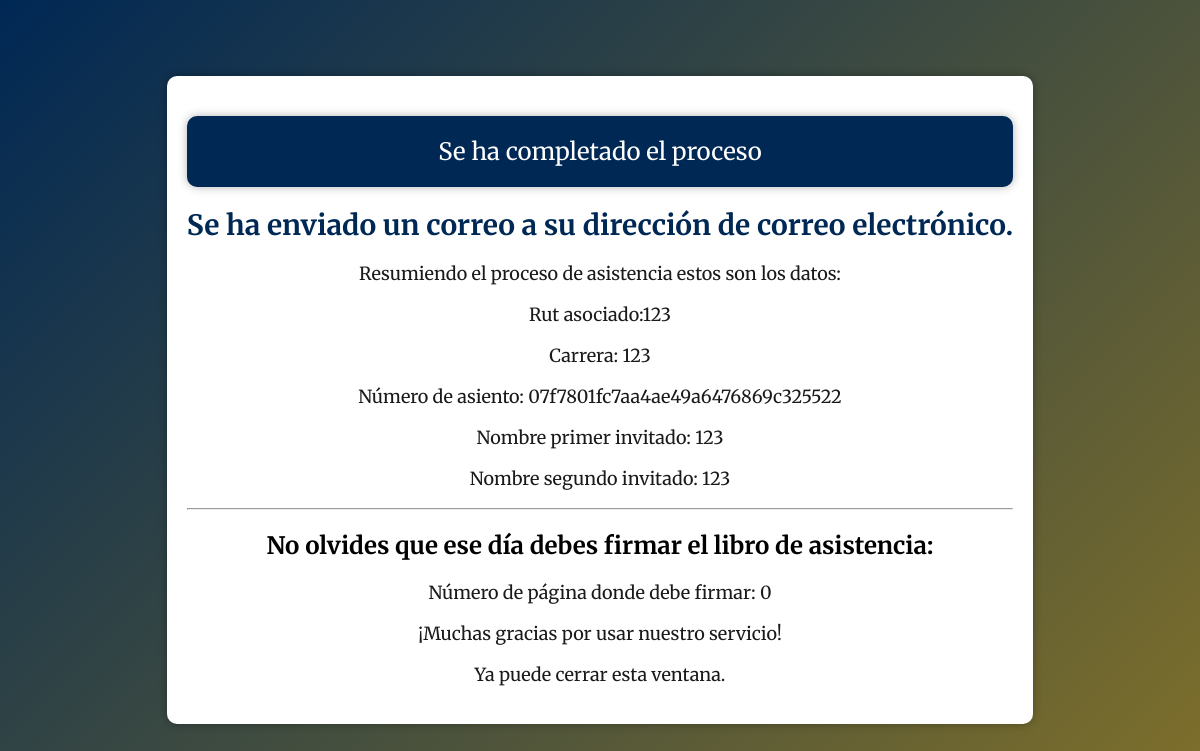
Screenshot of /resumen (signed in) with the database file from the repository.
### Web/models.py (models this page shows, shortened)
class Titulado(AbstractUser):
    username = models.CharField(max_length=100, unique=True, default='NombreUsuario')
    password = models.CharField(max_length=128, default='titulados')
    Run = models.CharField(max_length=11)
    NCedula = models.CharField(max_length=10)
    Carrera = models.CharField(max_length=50)
    NAsiento = models.CharField(max_length=3, unique=True)
    PaginaLibro = models.CharField(max_length=3, default='0')
    Invitado1 = models.CharField(max_length=50, null=True, blank=True)
    Invitado2 = models.CharField(max_length=50, null=True, blank=True)
    last_login = models.DateTimeField(auto_now=True, null=True, blank=True)
    backend = 'Web.backends.TituladoBackend'  # Reemplaza 'myapp' con la ubicación real de tu aplicación y el backend personalizado
    groups = models.ManyToManyField(
        'auth.Group',
        blank=True,
        related_name='titulado_set',
        related_query_name='titulado',
    )
    user_permissions = models.ManyToManyField(
        'auth.Permission',
        blank=True,
        related_name='titulado_set',
        related_query_name='titulado',
    )

### Web/views.py (the view)
# urls.py: path('resumen', resumen, name='resumen'),
def resumen(request):
    return render(request, '9_Mensaje.html')

### Web/templates/9_Mensaje.html (shortened to what this page needs)
{% load static %}
<!DOCTYPE html>
<html lang="es">
<head>
    <link rel="stylesheet" href="{% static 'css/9_Mensaje.css' %}">
</head>
<body>
    <div class="mensaje">
        <div class="ticket">Se ha completado el proceso</div>
        <h1>Se ha enviado un correo a su dirección de correo electrónico.</h1>
        <p>Resumiendo el proceso de asistencia estos son los datos:</p>
        <p>Rut asociado:{{ user.Run }}</p>
        <p>Carrera: {{ user.Carrera }}</p>
        <p>Número de asiento: {{ user.NAsiento }}</p>
        <p>Nombre primer invitado: {{ user.Invitado1 }}</p>
        <p>Nombre segundo invitado: {{ user.Invitado2 }}</p>
        <hr>
        <h2>No olvides que ese día debes firmar el libro de asistencia:</h2>
        <p>Número de página donde debe firmar: {{ user.PaginaLibro }}</p>
        <p>¡Muchas gracias por usar nuestro servicio!</p>
        <p>Ya puede cerrar esta ventana.</p>
    </div>
</body>
</html>

### Web/static/css/9_Mensaje.css (style rules this page uses)
:root { --azul: rgb(0, 40, 85); --amarillo: #FFB800; --negro: #1a1a1a; --blanco: #FFFFFF; --gris: #666666; }
body { background: linear-gradient(135deg, var(--azul), var(--amarillo), var(--azul)); background-size: 400% 400%; animation: backgroundMove 20s linear infinite; margin: 0; padding: 0; display: flex; align-items: center; justify-content: center; min-height: 100vh; font-family: 'Merriweather', 'Trebuchet MS', 'Lucida Sans Unicode', 'Lucida Grande', 'Lucida Sans', Arial, sans-serif; }
.mensaje { position: relative; background-color: var(--blanco); padding: 20px; border-radius: 10px; box-shadow: 0 0 10px rgba(0, 0, 0, 0.3); text-align: center; max-width: 75%; animation: fadeIn 2s ease; transition: transform 0.3s ease-in-out; overflow: hidden; }
.ticket { background: var(--azul); color: var(--blanco); padding: 20px; border-radius: 10px; box-shadow: 0 0 10px rgba(0, 0, 0, 0.3); margin: 20px 0; font-size: 24px; }
h1 { color: var(--azul); font-size: 28px; }
p { color: var(--negro); font-size: 18px; }

### rows the page displays
Titulado: Run "123", Carrera "123", NAsiento "07f7801fc7aa4ae49a6476869c325522", Invitado1 "123", Invitado2 "123", PaginaLibro "0"
